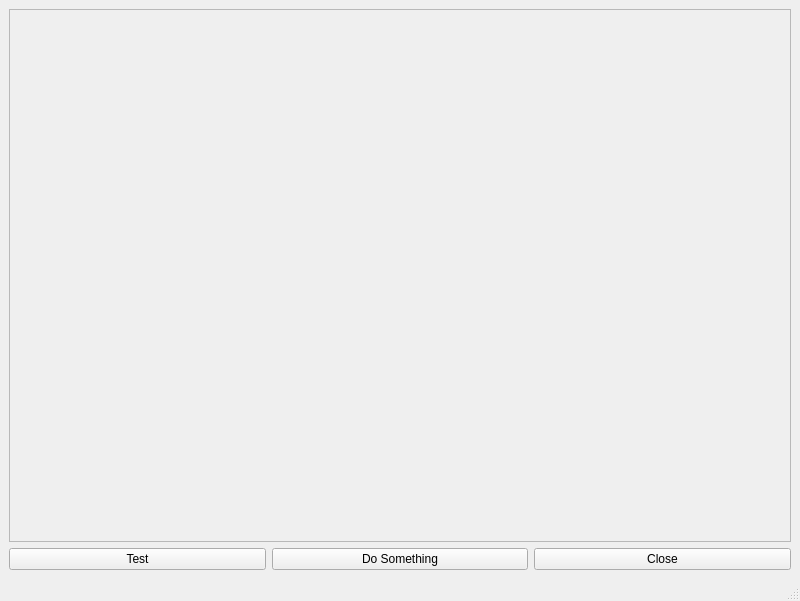
<?xml version="1.0" encoding="UTF-8"?>
<ui version="4.0">
 <class>MainWindow</class>
 <widget class="QMainWindow" name="MainWindow">
  <property name="geometry">
   <rect>
    <x>0</x>
    <y>0</y>
    <width>800</width>
    <height>601</height>
   </rect>
  </property>
  <property name="windowTitle">
   <string>MainWindow</string>
  </property>
  <widget class="QWidget" name="centralwidget">
   <layout class="QVBoxLayout" name="verticalLayout_2">
    <item>
     <widget class="QScrollArea" name="scroll_area">
      <property name="widgetResizable">
       <bool>true</bool>
      </property>
      <widget class="QWidget" name="scrollAreaWidgetContents">
       <property name="geometry">
        <rect>
         <x>0</x>
         <y>0</y>
         <width>780</width>
         <height>509</height>
        </rect>
       </property>
      </widget>
     </widget>
    </item>
    <item>
     <layout class="QHBoxLayout" name="horizontalLayout">
      <item>
       <widget class="QPushButton" name="test_button">
        <property name="text">
         <string>Test</string>
        </property>
       </widget>
      </item>
      <item>
       <widget class="QPushButton" name="do_something_button">
        <property name="text">
         <string>Do Something</string>
        </property>
       </widget>
      </item>
      <item>
       <widget class="QPushButton" name="close_button">
        <property name="text">
         <string>Close</string>
        </property>
       </widget>
      </item>
     </layout>
    </item>
   </layout>
  </widget>
  <widget class="QMenuBar" name="menubar">
   <property name="geometry">
    <rect>
     <x>0</x>
     <y>0</y>
     <width>800</width>
     <height>21</height>
    </rect>
   </property>
  </widget>
  <widget class="QStatusBar" name="statusbar"/>
 </widget>
 <resources/>
 <connections/>
</ui>
